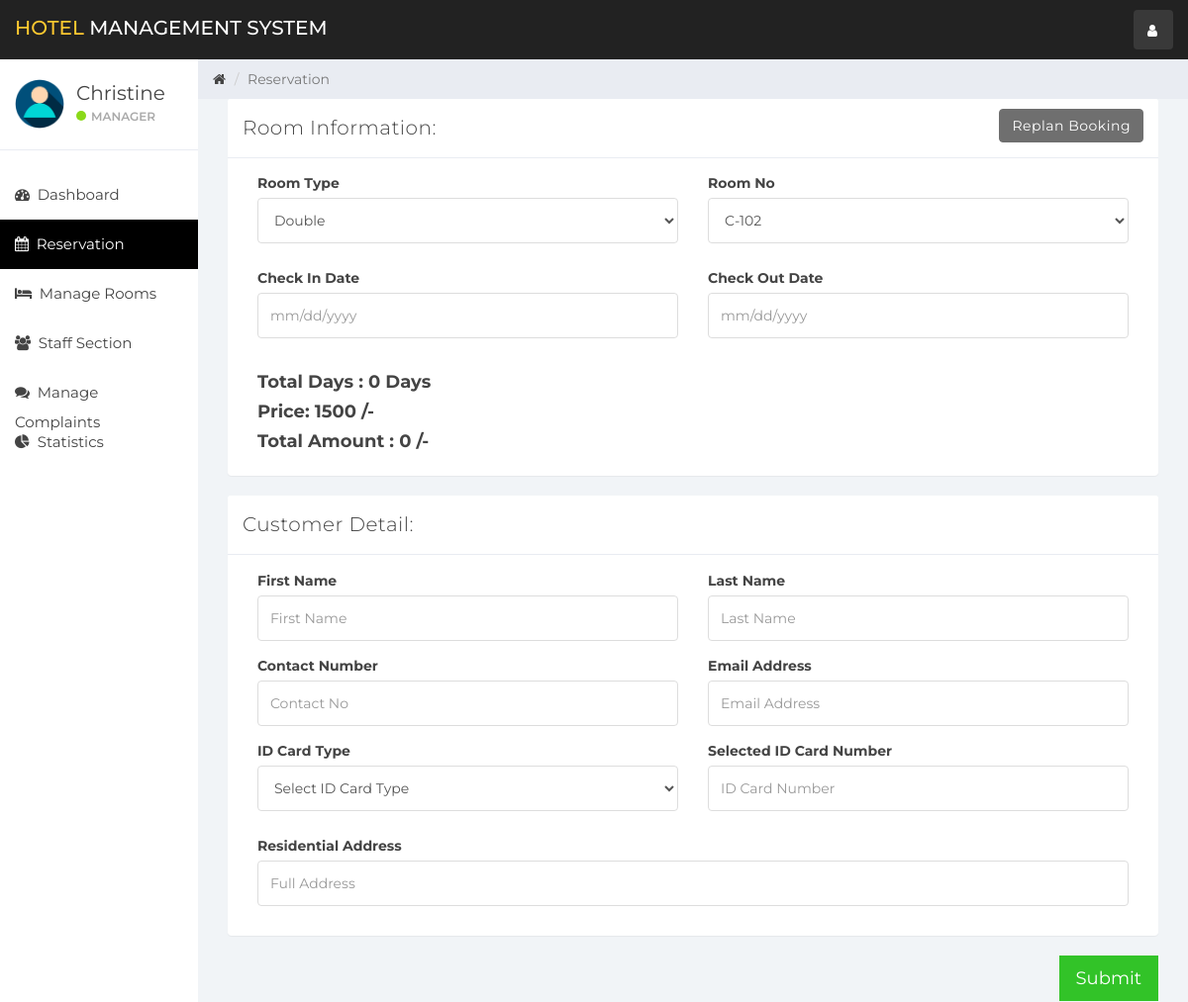
Screenshot of /index.php?reservation&room_id=10&room_type_id=2 (signed in) with the database file from the repository.
### tables this page shows
CREATE TABLE `user` (
  `id` int(11) NOT NULL,
  `name` varchar(100) NOT NULL,
  `username` varchar(15) NOT NULL,
  `email` varchar(100) NOT NULL,
  `password` varchar(100) NOT NULL,
  `created_at` timestamp NOT NULL DEFAULT CURRENT_TIMESTAMP
);

CREATE TABLE `room` (
  `room_id` int(10) NOT NULL,
  `room_type_id` int(10) NOT NULL,
  `room_no` varchar(10) NOT NULL,
  `status` tinyint(1) DEFAULT NULL,
  `check_in_status` tinyint(1) NOT NULL,
  `check_out_status` tinyint(1) NOT NULL,
  `deleteStatus` tinyint(1) DEFAULT '0'
);

CREATE TABLE `room_type` (
  `room_type_id` int(10) NOT NULL,
  `room_type` varchar(100) NOT NULL,
  `price` int(10) NOT NULL,
  `max_person` int(10) NOT NULL
);

### reservation.php (the view, shortened to what this page needs)
<?php
if (isset($_GET['room_id'])){
    $get_room_id = $_GET['room_id'];
    $get_room_sql = "SELECT * FROM room NATURAL JOIN room_type WHERE room_id = '$get_room_id'";
    $get_room_result = mysqli_query($connection,$get_room_sql);
    $get_room = mysqli_fetch_assoc($get_room_result);
    $get_room_type_id = $get_room['room_type_id'];
    $get_room_type = $get_room['room_type'];
    $get_room_no = $get_room['room_no'];
    $get_room_price = $get_room['price'];
}
?>
<div class="col-sm-9 col-sm-offset-3 col-lg-10 col-lg-offset-2 main">
    <div class="row">
        <ol class="breadcrumb">
            <li><a href="#">
                    <em class="fa fa-home"></em>
                </a></li>
            <li class="active">Reservation</li>
        </ol>
    </div>
    <div class="row">
        <div class="col-lg-12">
            <form role="form" id="booking" data-toggle="phonenumber">
                <div class="col-lg-12">
                    <?php
                    if (isset($_GET['room_id'])){?>
                        <div class="panel panel-default">
                            <div class="panel-heading">Room Information:
                                <a class="btn btn-secondary pull-right" href="index.php?room_mang">Replan Booking</a>
                            </div>
                            <div class="panel-body">
                                <div class="form-group col-lg-6">
                                    <label>Room Type</label>
                                    <select class="form-control" id="room_type" data-error="Select Room Type" required>
                                        <option selected value="<?php echo $get_room_type_id; ?>"><?php echo $get_room_type; ?></option>
                                    </select>
                                </div>
                                <div class="form-group col-lg-6">
                                    <label>Room No</label>
                                    <select class="form-control" id="room_no" onchange="fetch_price(this.value)" required data-error="Select Room No">
                                        <option selected value="<?php echo $get_room_id; ?>"><?php echo $get_room_no; ?></option>
                                    </select>
                                </div>
                                <div class="form-group col-lg-6">
                                    <label>Check In Date</label>
                                    <input type="text" class="form-control" placeholder="mm/dd/yyyy" id="check_in_date" data-error="Select Check In Date" required>
                                </div>
                                <div class="form-group col-lg-6">
                                    <label>Check Out Date</label>
                                    <input type="text" class="form-control" placeholder="mm/dd/yyyy" id="check_out_date" data-error="Select Check Out Date" required>
                                </div>
                                <div class="col-lg-12">
                                    <h4 style="font-weight: bold">Total Days : <span id="staying_day">0</span> Days</h4>
                                    <h4 style="font-weight: bold">Price: <span id="price"><?php echo $get_room_price; ?></span> /-</h4>
                                    <h4 style="font-weight: bold">Total Amount : <span id="total_price">0</span> /-</h4>
                                </div>
                            </div>
                        </div>
                    <?php }
                    ?>
                    <div class="panel panel-default">
                        <div class="panel-heading">Customer Detail:</div>
                        <div class="panel-body">
                        <div id="success-msg" class="col-lg-12">
                    </div>
                            <div class="form-group col-lg-6">
                                <label>First Name</label>
                                <input class="form-control" onkeyup="firstnameValidate()" placeholder="First Name" id="first_name" data-error="Enter First Name" required>
                            </div>
                            <div class="form-group col-lg-6">
                                <label>Last Name</label>
                                <input class="form-control" onkeyup="lastnameValidate()" placeholder="Last Name" id="last_name">
                            </div>
                            <div class="form-group col-lg-6">
                                <label>Contact Number</label>
                                <input type="number" class="form-control" onkeyup="contactValidate()"  data-error="Enter Min 10 Digit" data-minlength="10" data-maxlength="10" placeholder="Contact No" id="contact_no" required>
                            </div>
                            <div class="form-group col-lg-6">
                                <label>Email Address</label>
                                <input type="email" class="form-control"  onkeyup="emailValidate()"placeholder="Email Address" id="email" data-error="Enter Valid Email Address" required>
                            </div>
                            <div class="form-group col-lg-6">
                                <label>ID Card Type</label>
                                <select class="form-control" id="id_card_id" data-error="Select ID Card Type" required onchange="validId(this.value);">
                                    <option selected disabled>Select ID Card Type</option>
                                </select>
                            </div>
                            <div class="form-group col-lg-6">
                                <label>Selected ID Card Number</label>
                                <input type="text" class="form-control"onkeyup="cardValidate()" placeholder="ID Card Number" id="id_card_no" data-minlength="10" data-maxlength="10" data-error="Enter Valid ID Card No" required>
                            </div>
                            <div class="form-group col-lg-12">
                                <label>Residential Address</label>
                                <input type="text" class="form-control" onkeyup="addressValidate()"placeholder="Full Address" id="address" required>
                            </div>
                        </div>
                    </div>
                    <button type="submit"  class="btn btn-lg btn-success pull-right reservation-btn" id="reservation-btn"style="border-radius:0%">Submit</button>
                </div>
            </form>
        </div>
    </div>
</div>

### sidebar.php (shortened to what this page needs)
<div id="sidebar-collapse" class="col-sm-3 col-lg-2 sidebar">
    <div class="profile-sidebar">
        <div class="profile-userpic">
            <img src="img/user.png" class="img-responsive" alt="">
        </div>
        <div class="profile-usertitle">
            <div class="profile-usertitle-name"><?php echo $user['name'];?></div>
            <div class="profile-usertitle-status"><span class="indicator label-success"></span>Manager</div>
        </div>
    </div>
    <ul class="nav menu">
    <?php
        if (isset($_GET['dashboard'])){ ?>
            <li class="active">
                <a href="index.php?dashboard"><em class="fa fa-dashboard">&nbsp;</em>
                    Dashboard
                </a>
            </li>
        <?php } else{?>
            <li>
                <a href="index.php?dashboard"><em class="fa fa-dashboard">&nbsp;</em>
                    Dashboard
                </a>
            </li>
        <?php }
        if (isset($_GET['reservation'])){ ?>
            <li class="active">
            <a href="index.php?reservation"><em class="fa fa-calendar">&nbsp;</em>
                    Reservation
                </a>
            </li>
        <?php }
        if (isset($_GET['room_mang'])){ ?>
            <li class="active">
                <a href="index.php?room_mang"><em class="fa fa-bed">&nbsp;</em>
                    Manage Rooms
                </a>
            </li>
        <?php } else{?>
            <li>
            <a href="index.php?room_mang"><em class="fa fa-bed">&nbsp;</em>
                    Manage Rooms
                </a>
            </li>
        <?php }
        if (isset($_GET['staff_mang'])){ ?>
            <li class="active">
                <a href="index.php?staff_mang"><em class="fa fa-users">&nbsp;</em>
                    Staff Section
                </a>
            </li>
        <?php } else{?>
            <li>
                <a href="index.php?staff_mang"><em class="fa fa-users">&nbsp;</em>
                    Staff Section
                </a>
            </li>
        <?php }
        if (isset($_GET['complain'])){ ?>
            <li class="active">
                <a href="index.php?complain"><em class="fa fa-comments">&nbsp;</em>
                    Manage Complaints
                </a>
            </li>
        <?php } else{?>
            <li>
                <a href="index.php?complain"><em class="fa fa-comments">&nbsp;</em>
                    Manage Complaints
                </a>
            </li>
        <?php }
        ?>
        <?php
        if (isset($_GET['statistics'])){ ?>
            <li class="active">
                <a href="index.php?statistics"><em class="fa fa-pie-chart">&nbsp;</em>
                    Statistics
                </a>
            </li>
        <?php } else{?>
        <li>
            <a href="index.php?statistics"><em class="fa fa-pie-chart">&nbsp;</em>
                Statistics
            </a>
        </li>
<?php }?>
    </ul>
</div>

### css/styles.css (style rules this page uses)
body { background: #f1f4f7; padding-top: 60px; font-size: 14px; color: #444444; font-family: "Montserrat", "Helvetica Neue", Helvetica, Arial, sans-serif; }
a, a:hover, a:focus { color: #444444; }
h1, h2, h3, h4, h5, h6 { color: #444444; }
h3, h4 { font-weight: 300; }
input.form-control { border: 1px solid #ddd; box-shadow: none; height: 46px; }
select.form-control { border: 1px solid #ddd; box-shadow: none; height: 46px; }
.btn-secondary, .btn-secondary:hover, .btn-secondary:focus, .btn-secondary:active, .btn-secondary.active, .open > .dropdown-toggle.btn-secondary, .btn-secondary.disabled, .btn-secondary[disabled], fieldset[disabled] .btn-secondary, .btn-secondary.disabled:hover, .btn-secondary[disabled]:hover, fieldset[disabled] .btn-secondary:hover, .btn-secondary.disabled:focus, .btn-secondary[disabled]:focus, fieldset[disabled] .btn-secondary:focus, .btn-secondary.disabled:active, .btn-secondary[disabled]:active, fieldset[disabled] .btn-secondary:active, .btn-secondary.disabled.active, .btn-secondary[disabled].active, fieldset[disabled] .btn-secondary.active { background-color: #6f6f6f; border-color: #6f6f6f; color: white; }
.btn-success, .btn-success:hover, .btn-success:focus, .btn-success:active, .btn-success.active, .open > .dropdown-toggle.btn-success, .btn-success.disabled, .btn-success[disabled], fieldset[disabled] .btn-success, .btn-success.disabled:hover, .btn-success[disabled]:hover, fieldset[disabled] .btn-success:hover, .btn-success.disabled:focus, .btn-success[disabled]:focus, fieldset[disabled] .btn-success:focus, .btn-success.disabled:active, .btn-success[disabled]:active, fieldset[disabled] .btn-success:active, .btn-success.disabled.active, .btn-success[disabled].active, fieldset[disabled] .btn-success.active { background-color: #32c328; border-color: #32c328; }
.label-success { background-color: #8ad919; }
.panel { border: 0; }
.panel-heading { font-size: 20px; font-weight: 300; letter-spacing: 0.025em; height: 60px; line-height: 38px; }
.panel-default .panel-heading { background: #fff; border-bottom: 1px solid #e9ecf2; color: #444444; }
.sidebar { display: block; padding: 0; display: none; box-shadow: none; background: #fff; }
.sidebar ul { margin: 20px 0px; }
@media (min-width: 768px) { .sidebar { display: block; position: fixed; top: 60px; bottom: 0; left: 0; z-index: 1000; display: block; margin: 0; padding: 0; overflow-x: hidden; overflow-y: auto; } }
.sidebar ul.nav .active a, .sidebar ul.nav li.parent a.active, .sidebar ul.nav .active > a:hover, .sidebar ul.nav li.parent a.active:hover, .sidebar ul.nav .active > a:focus, .sidebar ul.nav li.parent a.active:focus { color: #fff; background-color: #000000; }
.sidebar ul.nav li a { height: 50px; font-size: 15px; line-height: 2em; color: #444444; }
.profile-sidebar { padding: 10px 0; border-bottom: 1px solid #e9ecf2; }
.indicator { width: 10px; height: 10px; display: inline-block; border-radius: 9999px; margin-right: 5px; }
.profile-userpic img { float: left; margin: 10px 0px 0px 15px; width: 50px; height: 50px; border-radius: 9999px !important; }
.profile-usertitle { float: left; text-align: left; margin: 10px 0 0 12px; }
.profile-usertitle-name { font-size: 20px; margin-bottom: 0px; }
.profile-usertitle-status { text-transform: uppercase; color: #aaa; font-size: 12px; font-weight: 600; margin-bottom: 15px; }
.breadcrumb { border-radius: 0; padding: 10px 15px 10px 15px; background: #e9ecf2; margin: 0; }

### rows the page displays
user: name "Christine"
room: room_type.room_type "Double", room_no "C-102", room_type.price "1500"
